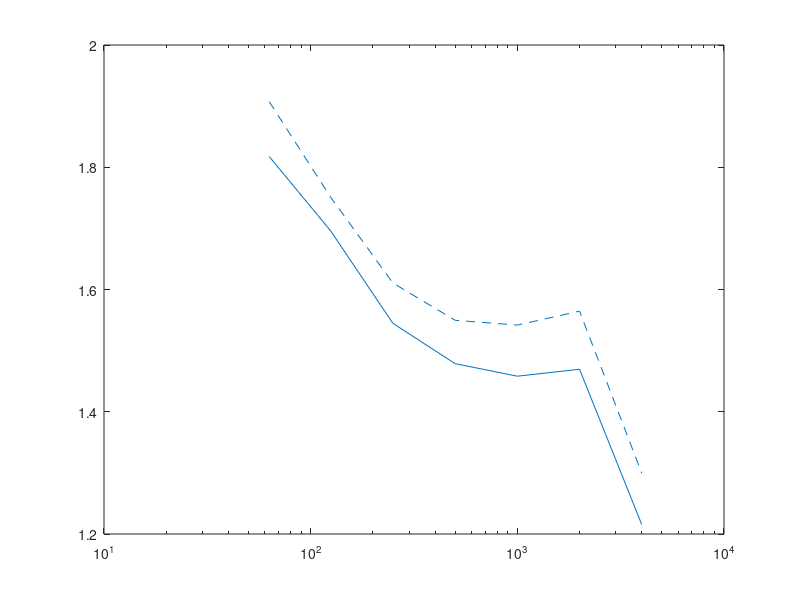

Reproduce this figure in MATLAB. (Note: this script raises an error after producing the figure.)
clc
close all
clear

save_T = false;
%% reverb time and absorption of concert hall
% Mepfit Room  
% All tables are for the octave bands from 63 Hz to 4 kHz
f_oct = [63 125 250 500 1000 2000 4000];
c = 340;                                                % speed of sound

if save_T == false
    load T_max.mat;
end
%%

abs_occ = [0.6 0.62 0.74 0.78 0.82 0.84 0.85];          % absorption coeff seated
abs_empty = [0.54 0.58 0.70 0.74 0.78 0.8 0.80];        % absorption coeff empty
att_coeff = [0 0 0 0.001 0.002 0.004 0.0086];           % attanuation coeff

abs_absorber = [0.7 0.8	0.90 0.95 0.96 0.9 0.9];        % absorption coeff of absorber (example)
abs_absorber_low = [0.7 0.75 0.85 0.45 0.2 0.1 0.1];    % absorption coeff of low freq absorber
abs_wood = [0.15 0.15 0.11 0.10 0.07 0.06 0.07];
abs_glass = [0.2 0.18 0.06 0.04 0.05 0.02 0.02];
abs_brick = [0.03 0.03 0.03 0.03 0.04 0.05 0.07];
abs_stone = [0.01 0.01 0.01 0.015 0.02 0.02 0.02];

%%
% things you should adjust
V = 21000;                                              % Volume of concert hall
S_peraudiencemember = 0.5*0.55;                         % area per seat
S_absorber = 200;                                       % area of normal absorbers
S_absorber_low = 130;                                   % area of low frequency absorbers

% 0/100 for high T_60
% 200/130 for low T_60

S_audience = 2300 * S_peraudiencemember;            % area of whole audience
S_concerthall_wall = 5850;
S_window = 117.6;

A_concerthall_wall = abs_wood*S_concerthall_wall;
A_absorber = - S_absorber * log(1-abs_absorber);    % eq. absorption area of absorbers
A_absorber_low = - S_absorber_low * log(1-abs_absorber_low);
A_glass = abs_glass*S_window;
A_occ = - S_audience*log(1-abs_occ);                % eq. absorption area of audience
A_empty = - S_audience*log(1-abs_empty);            % eq. absorption area of seats

A_total_occ = A_concerthall_wall + A_absorber + A_absorber_low + A_glass + A_occ; 
A_total_empty = A_concerthall_wall + A_absorber + A_absorber_low + A_glass + A_empty; 

% reverb time when seated and empty
T_60_calc_occ = 24*log(10)*V./(c*(4*att_coeff*V + A_total_occ));
T_60_calc_empty = 24*log(10)*V./(c*(4*att_coeff*V + A_total_empty));

%% clarity
r = 5:1:50;       % distance

E_direct = zeros(1,length(r));
E_direct(:) = 100./r.^2;

E_early_empty = zeros(length(T_60_calc_empty), length(r));
E_late_empty = zeros(length(T_60_calc_empty), length(r));
C_80_empty = zeros(length(T_60_calc_empty), length(r));     % clarity when emtpy

E_early_occ = zeros(length(T_60_calc_occ), length(r));
E_late_occ = zeros(length(T_60_calc_occ), length(r));
C_80_occ = zeros(length(T_60_calc_occ), length(r));         % clarity when fully seated

for i = 1:length(T_60_calc_empty)

    E_early_empty(i,:) = (31200*T_60_calc_empty(i)/V)*exp(-0.04.*r./T_60_calc_empty(i))*(1-exp(-1.11/T_60_calc_empty(i)));
    E_late_empty(i,:) = (31200*T_60_calc_empty(i)/V)*exp(-0.04.*r./T_60_calc_empty(i))*exp(-1.11/T_60_calc_empty(i));
    C_80_empty(i,:) = 10*log10((E_direct+E_early_empty(i,:))./E_late_empty(i,:));

    E_early_occ(i,:) = (31200*T_60_calc_occ(i)/V)*exp(-0.04.*r./T_60_calc_occ(i))*(1-exp(-1.11/T_60_calc_occ(i)));
    E_late_occ(i,:) = (31200*T_60_calc_occ(i)/V)*exp(-0.04.*r./T_60_calc_occ(i))*exp(-1.11/T_60_calc_occ(i));
    C_80_occ(i,:) = 10*log10((E_direct+E_early_empty(i,:))./E_late_empty(i,:));
end

%% strength

A = 0.163*V./T_60_calc_occ;             % equivilant absorption area
Q = 1;                                  % directivity
delta = 6.91./T_60_calc_empty;          % decay
ref = Q/(4*pi*10^2);                    % reference
dir = Q./(4*pi*r.^2);                   % direct component

diff = zeros(length(A), length(r));     % diffuse component
G = zeros(length(A), length(r));

for i = 1:length(A)
    diff(i,:) = 4./A(i) * exp(-2*delta(i)*r./c);
    G(i,:) = 10*log10((dir + diff(i,:))./ref);  % Strength for all six octave bands
end

%% rehersal room

% things you should adjust 
S_absorber_rehersal = 70;
S_absorber_low_rehersal = 20; 

n_person = 1:100;                             % number of people in rehersal room
V_rehersal = 1190;                       % Volume of rehersal room
S_wall = 538;         % area of the walls, floor and ceiling in rehersal room
% end

A_absorber_rehersal = - S_absorber_rehersal * log(1-abs_absorber);
A_absorber_rehersal_low = - S_absorber_low_rehersal * log(1-abs_absorber_low);
A_person = [0.02 0.05 0.16 0.25 0.58 0.86 1.03]; % eq. absorption area per person
A_wall = S_wall*abs_wood;                   % eq. absorption area of walls


% reverberation time of rehersal room
T_60_rehersal = zeros(length(n_person), length(A_wall));
for i = n_person
    T_60_rehersal(i,:) = 0.163*V_rehersal./(n_person(i)*A_person + A_wall + A_absorber_rehersal_low + A_absorber_rehersal);
end

%% lobby

V_lobby1 = 6275;
S_ceiling_L1 = 880;
S_walls_L1 = 780;
S_floor_L1 = 1255;
S_window_L1 = 125;
S_absorber_L1 = 50;
S_absorber_low_L1 = 250;

V_lobby2 = 4500;
S_ceiling_L2 = 1090;
S_walls_L2 = 680;
S_floor_L2 = 900;
S_window_L2 = 125;
S_absorber_L2 = 50;
S_absorber_low_L2 = 150;


A_ceiling_L1 = S_ceiling_L1*abs_wood;
A_walls_L1 = S_walls_L1*abs_brick;
A_floor_L1 = S_floor_L1*abs_stone;
A_window_L1 = S_window_L1*abs_glass;
A_absorber_L1 = - S_absorber_L1 * log(1-abs_absorber);
A_absorber_low_L1 = - S_absorber_low_L1 * log(1-abs_absorber);
A_total_L1 = A_ceiling_L1 + A_walls_L1 + A_floor_L1 + A_window_L1 + A_absorber_L1 + A_absorber_low_L1;

A_ceiling_L2 = S_ceiling_L2*abs_wood;
A_walls_L2 = S_walls_L2*abs_brick;
A_floor_L2 = S_floor_L2*abs_stone;
A_window_L2 = S_window_L2*abs_glass;
A_absorber_L2 = - S_absorber_L2 * log(1-abs_absorber);
A_absorber_low_L2 = - S_absorber_low_L2 * log(1-abs_absorber);
A_total_L2 = A_ceiling_L2 + A_walls_L2 + A_floor_L2 + A_window_L2 + A_absorber_L2 + A_absorber_low_L2;

T_60_Lobby1 = 24*log(10)*V_lobby1./(c*(4*att_coeff*V_lobby1 + A_total_L1));
T_60_Lobby2 = 24*log(10)*V_lobby2./(c*(4*att_coeff*V_lobby2 + A_total_L2));

%% MEPFIT
V_mepfit = 2.7*25*5 + 11*23*5 + 28*16*5;
S_mepfit = 2*(2.7*25 + 11*23 + 28*16) + 2*(25+23+28)*5;

A_mepfit = S_mepfit*abs_wood;

%%
if save_T
    T_max = [T_60_calc_empty; T_60_calc_occ];
    save('T_max.mat','T_max');
    %return;
end
%% Plots 
% adjust colors / add more colors
col1 = [0, 0.4470, 0.7410];
col2 = [0.8500 0.3250 0.0980];
col3 = [1 1 0];

%%
% T_60 in concert hall
fig_name = 'T_60_group2';
f = figure;
semilogx(f_oct, T_60_calc_empty,'--', 'Color', col1)
hold on
semilogx(f_oct, T_60_calc_occ, 'Color', col1)
semilogx(f_oct, T_max(1,:),'--', 'Color', col2)
semilogx(f_oct, T_max(2,:), 'Color', col2)
thickenall_big;
xticks(f_oct);
xticklabels({'63', '125', '250', '500', '1k', '2k', '4k'})
xlim([0 5000])
ylim([0 2.5])
xlabel('f in Hz')
ylabel('T_{60} in s')
set(gca,'fontname','times')

%set(gcf, 'color', 'none');

exportPlot(f,'Plots/', fig_name, true)

%% plots

% clarity and strength
fig_name = 'C_80_G_group2';
f = figure;

plot(r, C_80_occ(4,:), 'Color', col1)
hold on
plot(r, G(4,:), 'Color', col2)
thickenall_big;
grid on
xlabel('Distance in m')
ylabel('C_{80}/G in dB')
%legend('Clarity C_{80}','Strength G')
xlim([5 35])
ylim([-2 10])
set(gca,'fontname','times')
exportPlot(f,'Plots/', fig_name, true)

% % lobby
% figure
% semilogx(f_oct, T_60_Lobby)
% hold on
% grid on
% thickenall_big;
% xticks(f_oct);
% xticklabels({'63', '125', '250', '500', '1k', '2k', '4k'})
% %xlim([0 5000])
% ylim([0 3])
% xlabel('f in Hz')
% ylabel('T_{60} in s')
% legend('Lobby')

% T_60 in rehersal room
fig_name = 'T_60_Rehersal_group2';

f = figure;
semilogx(f_oct, T_60_rehersal(1,:), 'Color', col1)
hold on
grid on
semilogx(f_oct, T_60_rehersal(50,:), 'Color', col2)
semilogx(f_oct, T_60_rehersal(100,:), 'Color', col3)
thickenall_big;
xticks(f_oct);
xticklabels({'63', '125', '250', '500', '1k', '2k', '4k'})
xlim([0 5000])
ylim([0 1.5])
xlabel('f in Hz')
ylabel('T_{60} in s')
set(gca,'fontname','times')
%legend('1 Musician','50 Musicians', '100 Musicians')
exportPlot(f,'Plots/', fig_name, true)

